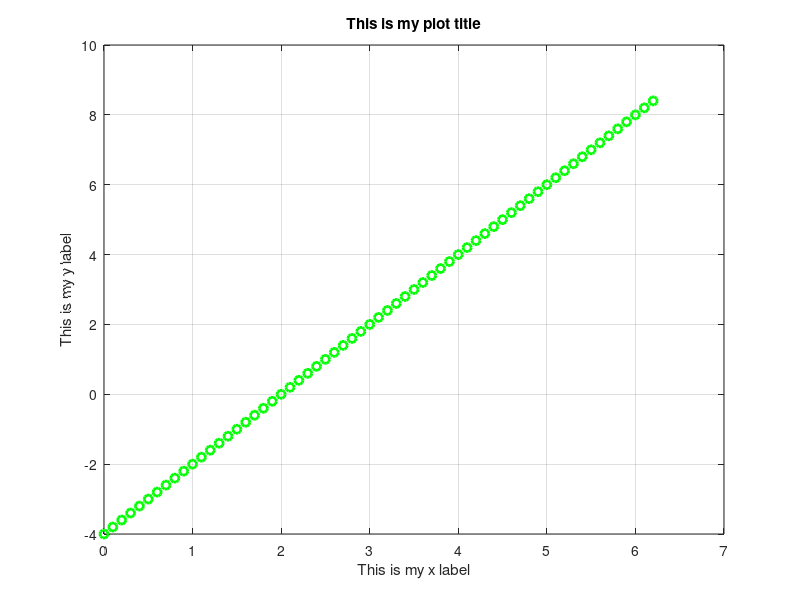

Recreate this plot in MATLAB.
%%
 % BasicPlots
 % 
 % Josh Kaplan 
 % November 4, 2014
 % 
 % Demonstrates a basic line plot
%%
close all; clear all; clc;

% Define values for x and y
x  = 0:.1:2*pi;
y = 2*x - 4;

% plot the data
plot(x, y, 'go', 'LineWidth', 2)

grid on

% Add title and axis labels
title('This is my plot title')
xlabel('This is my x label')                    
ylabel('This is my y label')        

